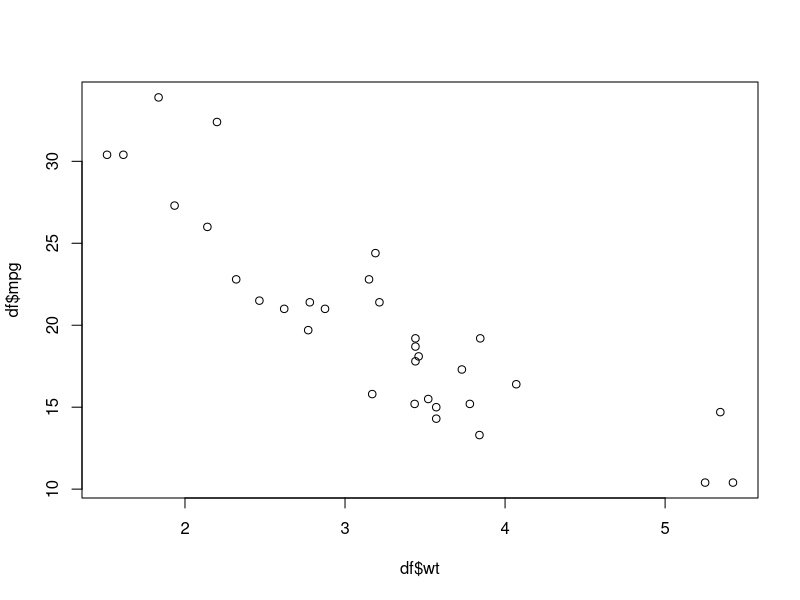

The R script that drew this image:
## ---- chunk 1
x <- 1
y <- 2
print("Hello World", x + y)
## ---- chunk 2
data(mtcars)
df <- mtcars[, c("mpg", "cyl", "wt")]
head(df)
plot(df$wt, df$mpg)
## ---- chunk 3
# RUN THIS DIRECTLY IN TERMINAL, DO NOT UNCOMMENT
#rmarkdown::render("C:\\Users\\joribell\\Documents\\Genelab_Windows\\local_repos\\2022SummerInterns\\orientation_package\\examples\\example.rmd", "html_document")
